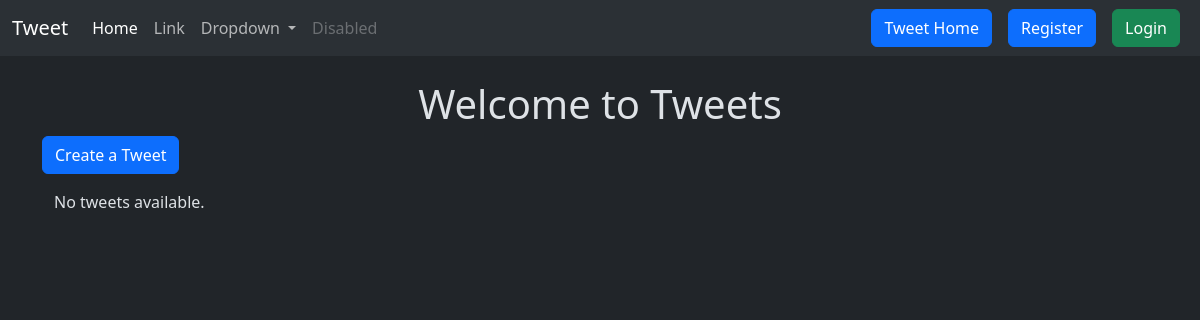
The app's page /tweet/, older data.
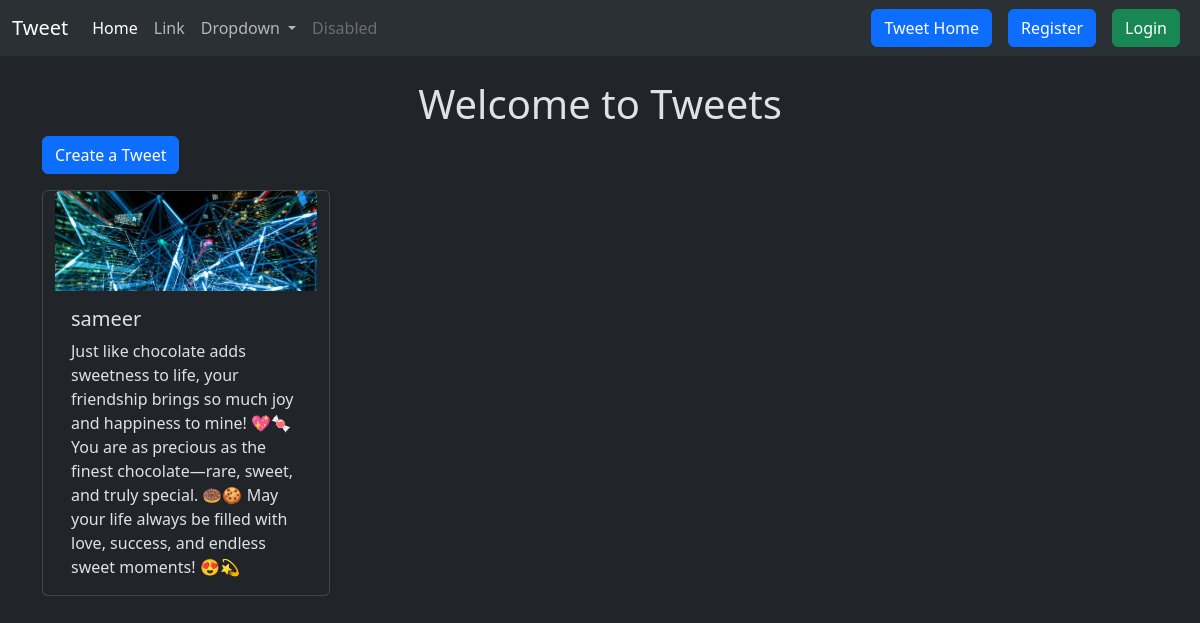
The same page, newer data.
### tweet/models.py (models this page shows, shortened)
class Tweet(models.Model):
    user = models.ForeignKey(User, on_delete=models.CASCADE)
    text = models.TextField(max_length=400)
    photo = models.ImageField(upload_to='photos/', null=True, blank=True)
    created_at = models.DateTimeField(auto_now_add=True)
    updated_at = models.DateTimeField(auto_now=True)

### tweet/views.py (the view)
# urls.py: path('', views.tweet_list, name='tweet_list'),
def tweet_list(request):
    tweets = Tweet.objects.all()
    return render(request, 'tweet_list.html', {'tweets': tweets})

### tweet/templates/tweet_list.html (shortened to what this page needs)
{% extends "layout.html" %}
{% block content %}
<h1 class="text-center mt-4">Welcome to Tweets</h1>
<a class="btn btn-primary mb-3" href="{% url 'tweet_create' %}">Create a Tweet</a>
<div class="container row gap-3">
  {% for tweet in tweets %}
  <div class="card" style="width: 18rem">
    {% if tweet.photo %}
      <img src="{{ tweet.photo.url }}" class="card-img-top" alt="Tweet Image" />
    {% endif %}
    <div class="card-body">
      <h5 class="card-title">{{ tweet.user.username }}</h5>
      <p class="card-text">{{ tweet.text }}</p>
    </div>
  </div>
  {% empty %}
  <p>No tweets available.</p>
  {% endfor %}
</div>
{% endblock %}

Row changes from the older to the newer data that the page shows:
added Tweet: photo (picture), user.username "sameer", text "Just like chocolate adds sweetness to life, your friendship brings so much joy and happiness to mine! 💖🍬 You are as precious as the finest chocolate—rare, sweet, and truly special. 🍩🍪 May your life always be filled with love, success, and endless sweet moments! 😍💫"
Text that changed along with them:
text no longer shown: "No tweets available."
